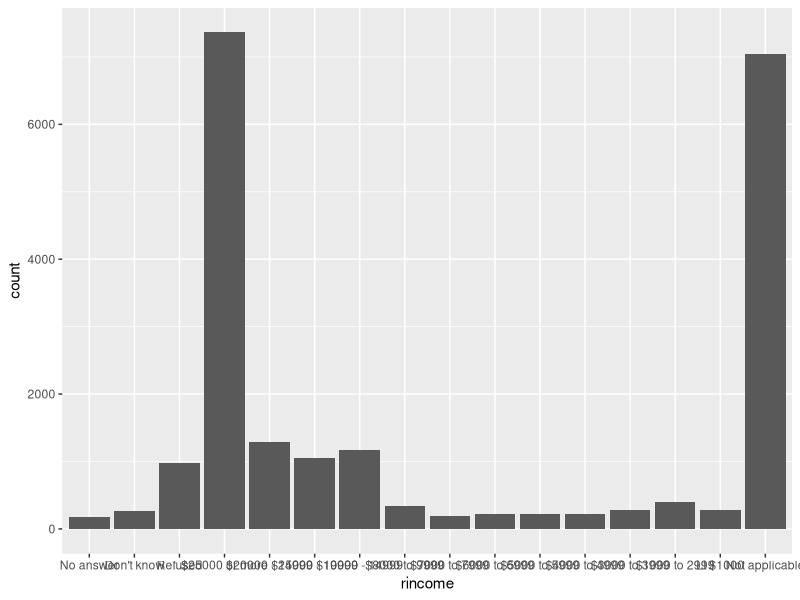
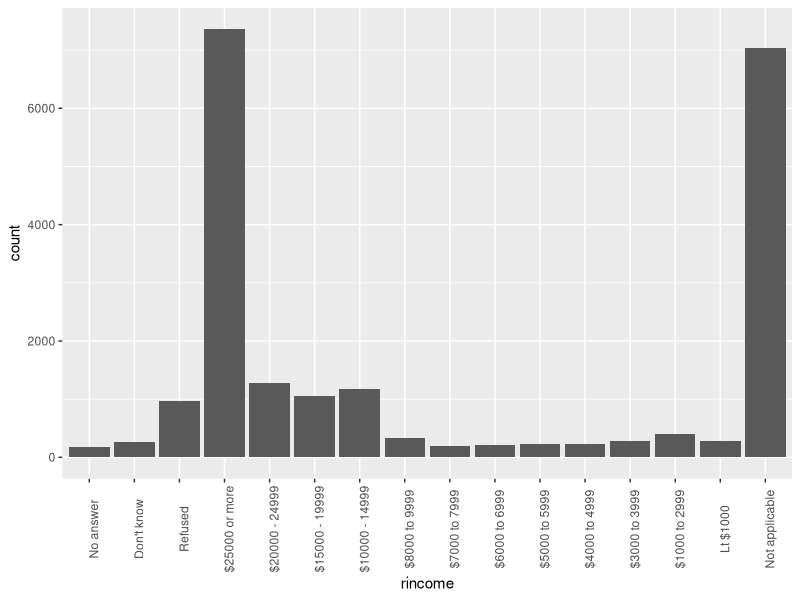
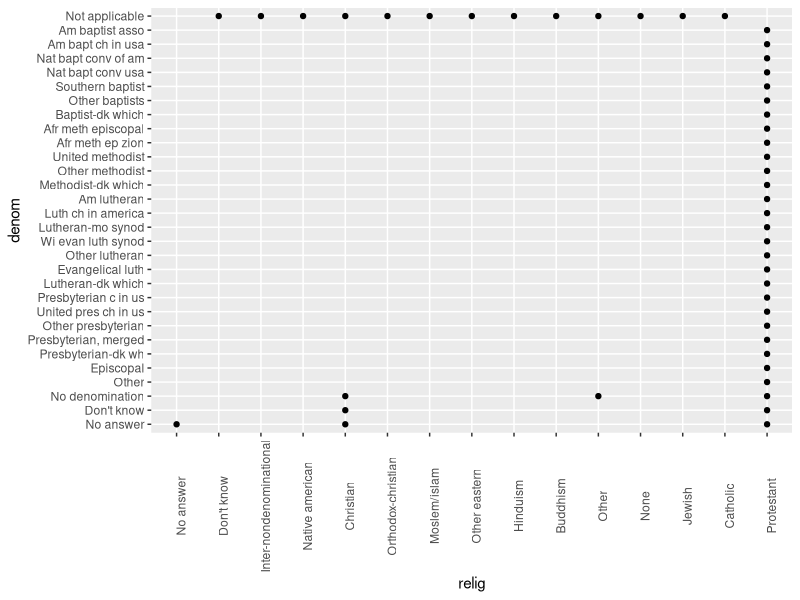
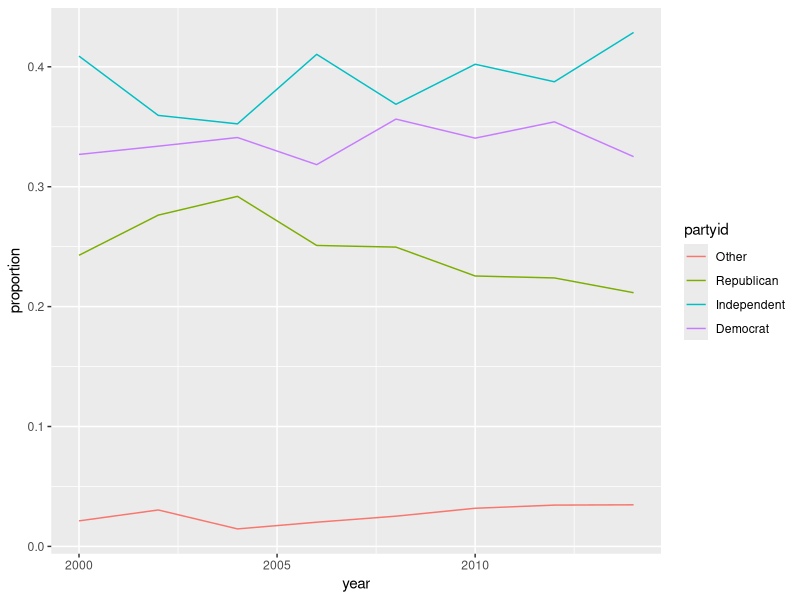
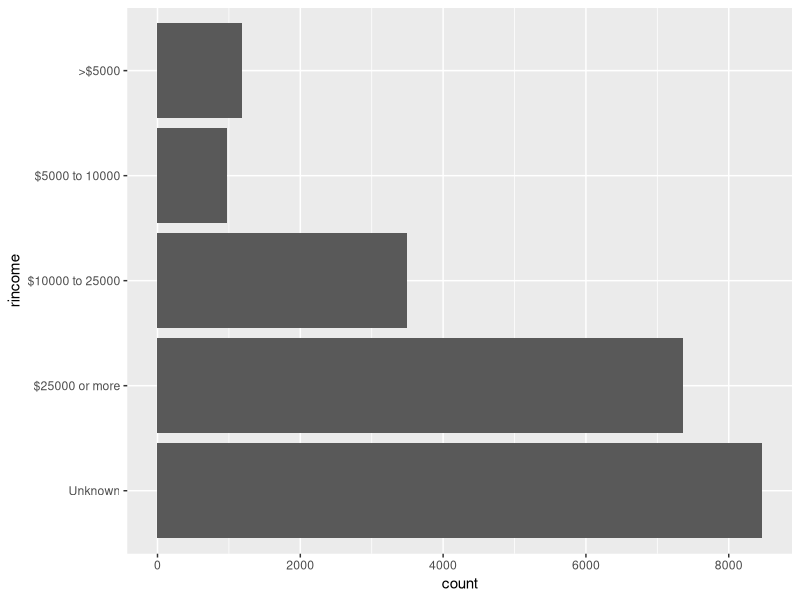

Reproduce these figures in R, in order.
## ---- chunk 1
knitr::opts_chunk$set(echo = TRUE)
## ---- chunk 2
library(tidyverse)
library(forcats)
## ---- chunk 3
rincome_bar <- gss_cat %>% ggplot(mapping = aes(x = rincome)) + geom_bar()
rincome_bar
## ---- chunk 4
rincome_bar + theme(axis.text.x = element_text(angle = 90))
## ---- chunk 5
levels(gss_cat$denom)
## ---- chunk 6
denom_vis <- gss_cat %>% count(denom, relig) %>% ggplot(mapping = aes(x = relig, y = denom)) + geom_point() + theme(axis.text.x = element_text(angle = 90))
denom_vis
## ---- chunk 7
levels(gss_cat$marital)
levels(gss_cat$race)
levels(gss_cat$rincome)
levels(gss_cat$partyid)
levels(gss_cat$relig)
levels(gss_cat$denom)
## ---- chunk 8
gss_cat %>% mutate(partyid = fct_collapse(partyid, Republican = c("Strong republican", "Not str republican"), Independent = c("Ind,near rep", "Independent", "Ind,near dem"), Democrat = c("Not str democrat", "Strong democrat"), Other = c("No answer", "Don't know", "Other party"))) %>% count(year, partyid) %>% group_by(year) %>% mutate(proportion = n / sum(n)) %>% ggplot(aes(x = year, y = proportion, color =partyid)) + geom_line()
## ---- chunk 9
gss_cat %>% mutate(rincome = fct_collapse(rincome, 'Unknown' = c("Don't know", "No answer", "Not applicable", "Refused"), '>$5000' = c("Lt $1000", str_c("$", c("1000", "3000", "4000"), " to ", c("2999", "3999", "4999"))), '$5000 to 10000' = str_c("$", c("5000", "6000", "7000", "8000"), " to ", c("5999", "6999", "7999", "9999")), '$10000 to 25000' = str_c("$", c("10000", "15000", "20000"), " - ", c("14999", "19999", "24999")))) %>% ggplot(aes(x = rincome)) + geom_bar() + coord_flip()
